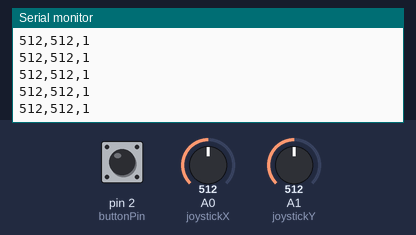
Recording of a sketch running on a simulated Arduino Uno, built with avr-gcc and run on an emulated ATmega328P. On the bench: the last lines printed to the serial monitor. The inputs (shaded band) are chosen by the test bench; at power-on: A0 (joystickX) = 512, A1 (joystickY) = 512, pin 2 (buttonPin) HIGH.

Above: at 1.2 s.
1.3 s: A0 (joystickX) set to 716
At 1.31 s:
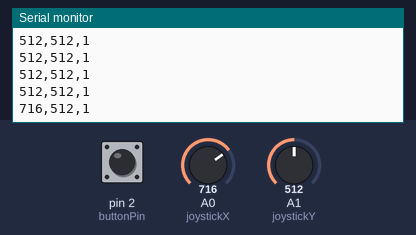
2.8 s: A1 (joystickY) set to 716
At 2.82 s:
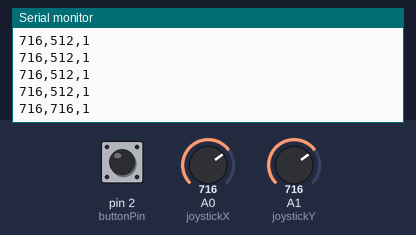
4.3 s: pin 2 (buttonPin) pulled LOW for 0.15 s
At 4.33 s:
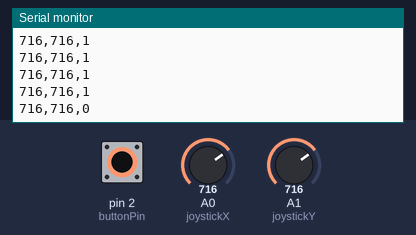
5.9 s: A0 (joystickX) set to 900
At 5.94 s:
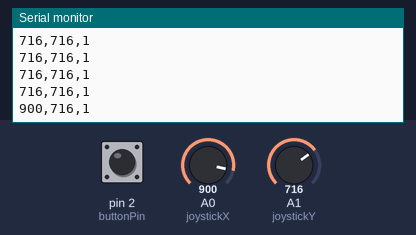
7.4 s: pin 2 (buttonPin) pulled LOW for 1 s
At 7.45 s:
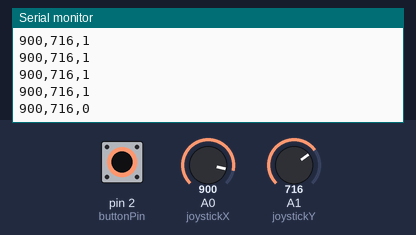
9.9 s: A1 (joystickY) set to 0
At 9.97 s:
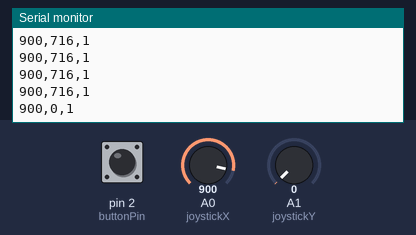
Timing chart, 0 to 12.9 s (numbered marks = the images above; inputs shaded):
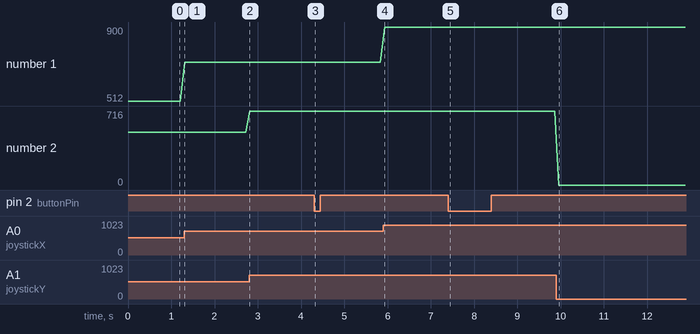

Measured:
- after the input at 1.3 s, the serial monitor: prints a new line at once (image 1)
- after the input at 2.8 s, the serial monitor: prints a new line at once (image 2)
- after the input at 4.3 s, the serial monitor: prints a new line at once (image 3)
- after the input at 5.9 s, the serial monitor: prints a new line at once (image 4)
- after the input at 7.4 s, the serial monitor: prints a new line after 0.05 s (image 5)
- after the input at 9.9 s, the serial monitor: prints a new line after 0.06 s (image 6)
- plotted number 1: 512 → 716 after the input at 1.3 s, 716 → 900 after the input at 5.9 s

The sketch:

Joystick.ino
```cpp
const int joystickX = A0;  // Analog pin for X-axis
const int joystickY = A1;  // Analog pin for Y-axis
const int buttonPin = 2;   // Digital pin for button

void setup() {
  Serial.begin(9600);
  pinMode(buttonPin, INPUT_PULLUP); // Set the button pin as input with pull-up resistor
}

void loop() {
  int xValue = analogRead(joystickX);
  int yValue = analogRead(joystickY);
  int buttonState = digitalRead(buttonPin); // Read the button state

  // Send the X, Y values and button state as CSV
  Serial.print(xValue);
  Serial.print(",");
  Serial.print(yValue);
  Serial.print(",");
  Serial.println(buttonState); // Send the button state (0 or 1)

  delay(100); // Adjust the delay as necessary
}
```
